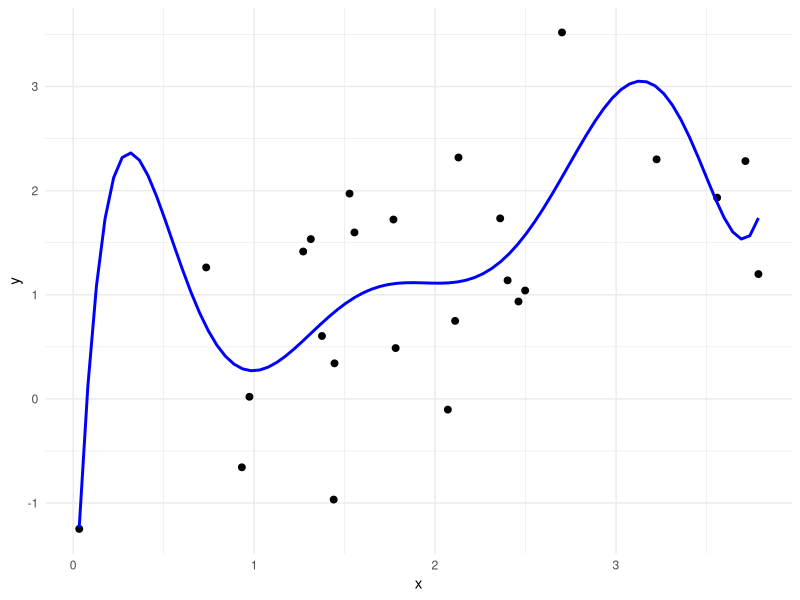

Write the R code that produced this figure.
library(tidyverse)
set.seed(123)

x <- rnorm(25, 2)
y <- 0.5 * x + rnorm(25, 0, 1)

data.frame(x = x, y = y) %>%
  ggplot(aes(x = x, y = y)) + 
  geom_point(size = 2) +
  theme_minimal() +
  geom_smooth(formula = y ~ poly(x, 7),
              method = "lm",
              se = F,
              col = "blue",
              linewidth = 1)
